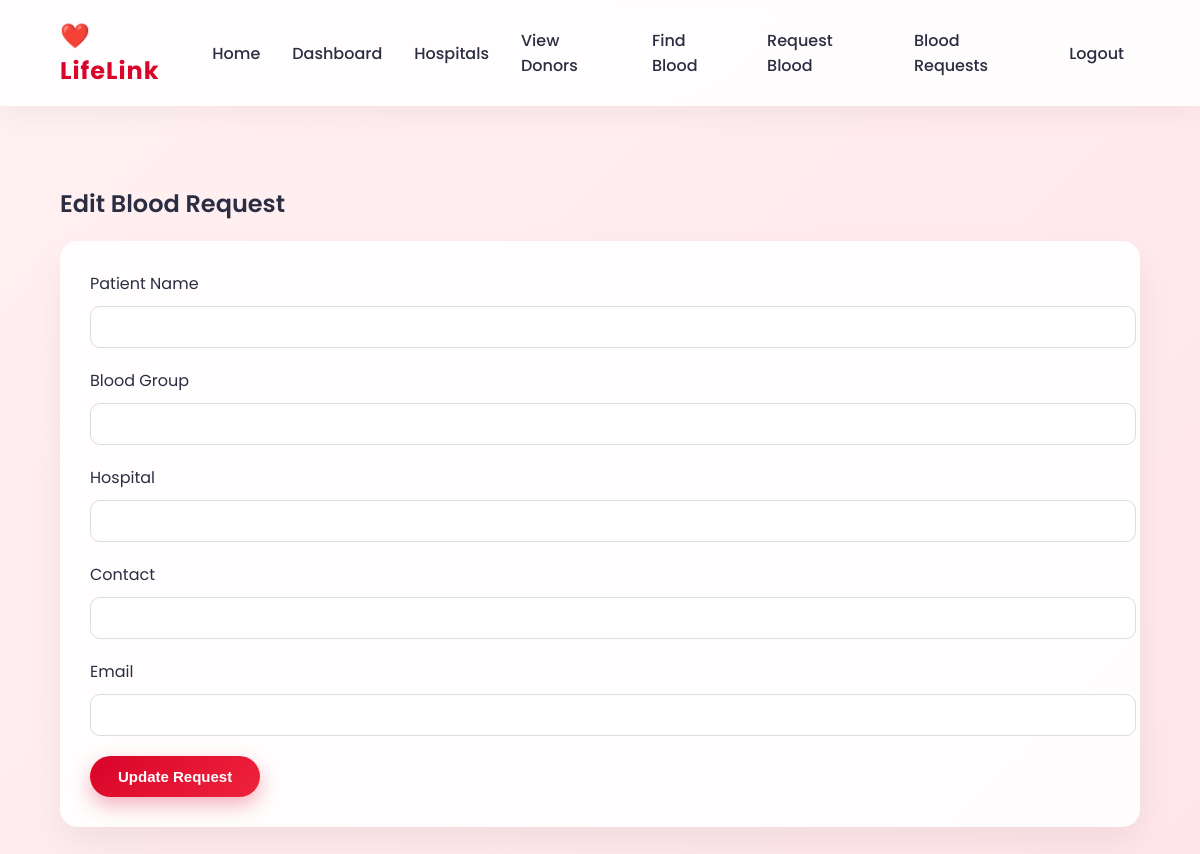
Before: /edit-request/2 (signed in) with the older database file.
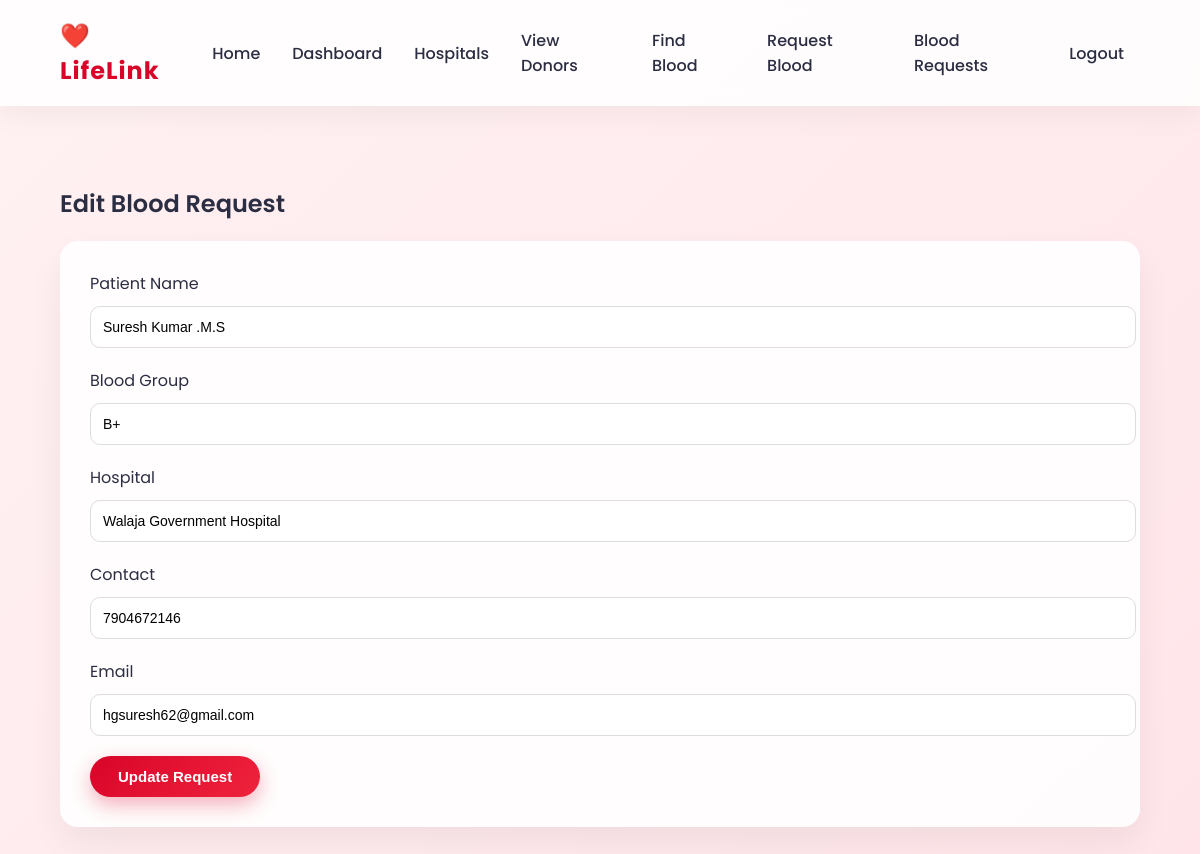
After: the same page with the newer database file.
### tables this page shows
CREATE TABLE blood_requests(
    request_id INTEGER PRIMARY KEY AUTOINCREMENT,
    patient_name TEXT,
    blood_group TEXT,
    hospital_name TEXT,
    contact TEXT,
    email TEXT,
    request_date TIMESTAMP DEFAULT CURRENT_TIMESTAMP
);

### app.py (the view, shortened to what this page needs)
@app.route("/edit-request/<int:request_id>", methods=["GET","POST"])
@login_required
def edit_request(request_id):
    if session.get("role") != "admin":
        flash("Access denied ❌ Admin only")
        return redirect(url_for("blood_requests"))
    conn = get_db()
    cursor = conn.cursor()
    cursor.execute("SELECT * FROM blood_requests WHERE request_id=?", (request_id,))
    request_data = cursor.fetchone()
    conn.close()
    return render_template("edit_request.html", request=request_data)

### app.py (called while the page is built)
def get_db():
    conn = sqlite3.connect("database.db")
    conn.row_factory = sqlite3.Row
    return conn

def login_required(f):
    @wraps(f)
    def wrapper(*args, **kwargs):
        if "username" not in session:
            flash("Please login first")
            return redirect(url_for("login_page"))
        return f(*args, **kwargs)
    return wrapper

### templates/edit_request.html
{% extends "base.html" %}
{% block content %}
<h2>Edit Blood Request</h2>
<div class="card">
<form method="POST">
<label>Patient Name</label>
<input type="text" name="patient_name" value="{{ request[1] }}" required>
<label>Blood Group</label>
<input type="text" name="blood_group" value="{{ request[2] }}" required>
<label>Hospital</label>
<input type="text" name="hospital_name" value="{{ request[3] }}" required>
<label>Contact</label>
<input type="text" name="contact" value="{{ request[4] }}" required>
<label>Email</label>
<input type="email" name="email" value="{{ request[5] }}" required>
<button class="btn btn-primary" type="submit">
Update Request
</button>
</form>
</div>
{% endblock %}

Changed rows visible on the page:
added blood_requests: patient_name "Suresh Kumar .M.S", blood_group "B+", hospital_name "Walaja Government Hospital", contact "7904672146", email "hgsuresh62@gmail.com"
